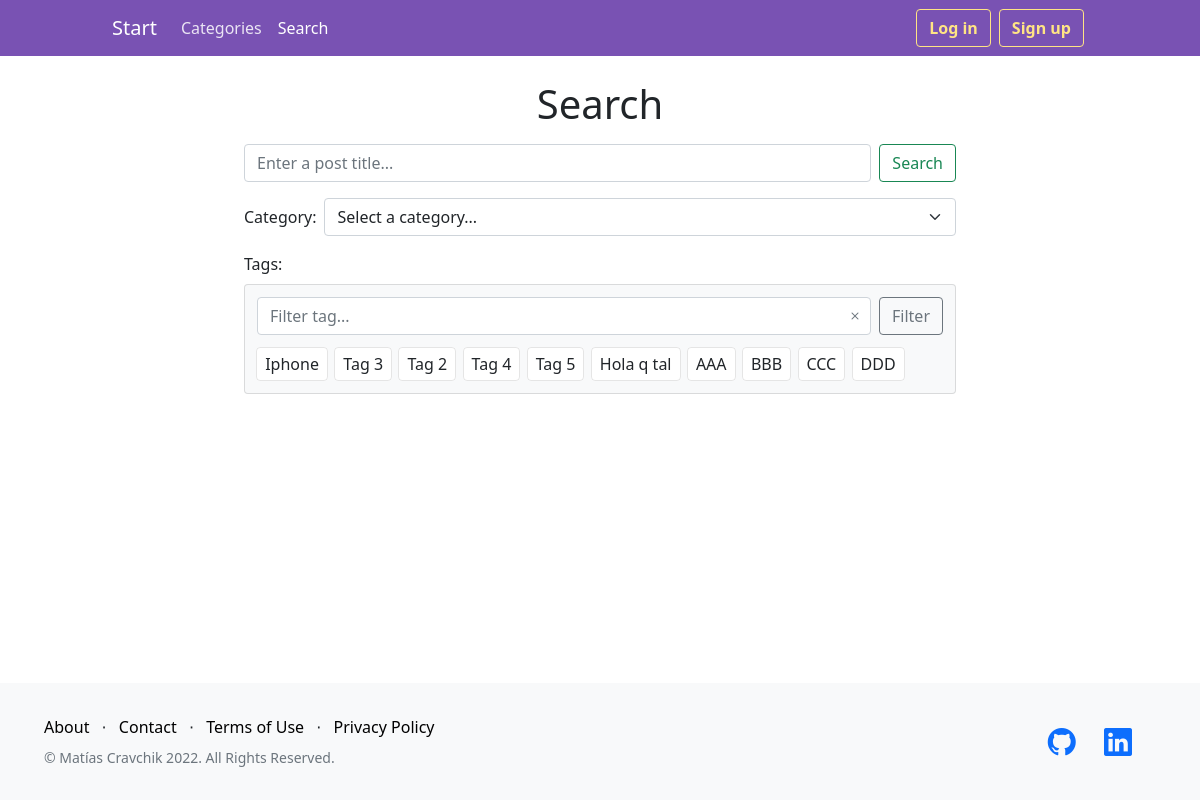
The app's page /blog/search/ with its own data.
### blog/models.py (models this page shows, shortened)
class Tag(models.Model):
    name = models.CharField(max_length=40, unique=True)

### blog/views.py (the view)
# urls.py: path("search/", views.search, name="Search"),
def search(request):
    title = request.GET.get("title", None)
    cat = request.GET.get("category")
    tags = request.GET.getlist("tags")
    if title is not None or cat is not None or tags:
        posts = Post.objects.all()
        if title:
            posts = posts.filter(title__icontains=title)
        if cat and cat != "-1":
            posts = posts.filter(category=cat)
        if tags:
            posts_to_exclude = []
            for post in posts:
                if not post.has_all_tags(tags):
                    posts_to_exclude.append(post.id)
            posts = posts.exclude(id__in=posts_to_exclude)
        no_posts_message = "No post found."
        return render(
            request,
            "blog/index.html",
            {"page": "Posts", "posts": posts, "no_posts_message": no_posts_message},
        )
    else:
        categories = Category.objects.all()
        tags = Tag.objects.all()
        return render(
            request,
            "blog/search.html",
            {"page": "Search", "categories": categories, "tags": tags},
        )

### blog/models.py (called while the page is built)
    def __str__(self):
        return self.name

### blog/templates/blog/search.html (shortened to what this page needs)
{% extends 'layout.html' %} {% load static %} {% block content %}
<h1 class="text-center">Search</h1>
<form action="{% url 'Search' %}" method="get" class="my-form py-2">
    <div class="search-container">
        <input type="submit" value="Search" class="btn btn-outline-success ms-2">
        <input
          type="text"
          name="title"
          placeholder="Enter a post title..."
          class="form-control"
        />
    </div>
    <div class="d-flex flex-row align-items-center my-3">
        <span class="me-2">Category: </span>
        <select name="category" id="" class="form-select">
            <option value="-1">Select a category...</option>
        </select>
    </div>
    <span>Tags:</span>
    <ul class="card bg-light mt-2 p-2 tag-list-select">
        <div class="d-flex w-100 flex-row-reverse mx-1 mb-2 mt-1">
            <input type="button" value="Filter" class="btn btn-outline-secondary" id="tagSearchBtn">
            <button id="tagSearchDelete"><i class="bi bi-x text-muted"></i></button>
            <input type="text" placeholder="Filter tag..." class="form-control" id="tagSearchBar">
        </div>
        {% for tag in tags %}
            <li class="card my-1" id="{{ tag.id }}">
                <label class="btn w-100 m-0 py-1 px-2 tagCheckBox" for="btn-check{{ tag.id }}">{{ tag.name }}</label>
            </li>
        {% endfor %}
    </ul>
</form>
{% endblock content %}

### DjangoBlog/static/styles.css (style rules this page uses)
:root { --main-color: rgb(121, 82, 179); --secondary-color:rgb(255, 228, 132); --secondary-color-light:rgba(255, 228, 132, .8); --danger-color: rgb(239, 145, 145); --danger-color-light: rgb(245, 158, 158); --bootstrap-primary-color: #0d6efd; }
.tag-list, .tag-list-ro, .tag-list-select { min-height: 1em; list-style: none; display: flex; flex-direction: row; flex-wrap: wrap; }
.tag-list > li, .tag-list-ro > li, .tag-list-select > li { margin: 0 .2rem; transition: background-color 100ms; width: fit-content; }
.tag-list-select > li > * { box-shadow: none !important; transition: background-color 100ms, border-color 100ms; }
.tag-list-select { max-height: 11.9em; overflow: auto; }
.tag-list-select > li { border: 0; padding: 0; }
.tag-list-select > li > label { border: rgba(0, 0, 0, .1) 1px solid; }
.search-container { display: flex; flex-direction: row-reverse; justify-content: space-between; }
#tagSearchDelete { background-color: transparent; border: none; transform: translateX(-1.5rem); width: .5rem; padding: 0; margin: 0; }
#tagSearchDelete * { border: none; }

### records on screen
Tag: name "Iphone"
Tag: name "Tag 3"
Tag: name "Tag 2"
Tag: name "Tag 4"
Tag: name "Tag 5"
Tag: name "Hola q tal"
Tag: name "AAA"
Tag: name "BBB"
Tag: name "CCC"
Tag: name "DDD"
